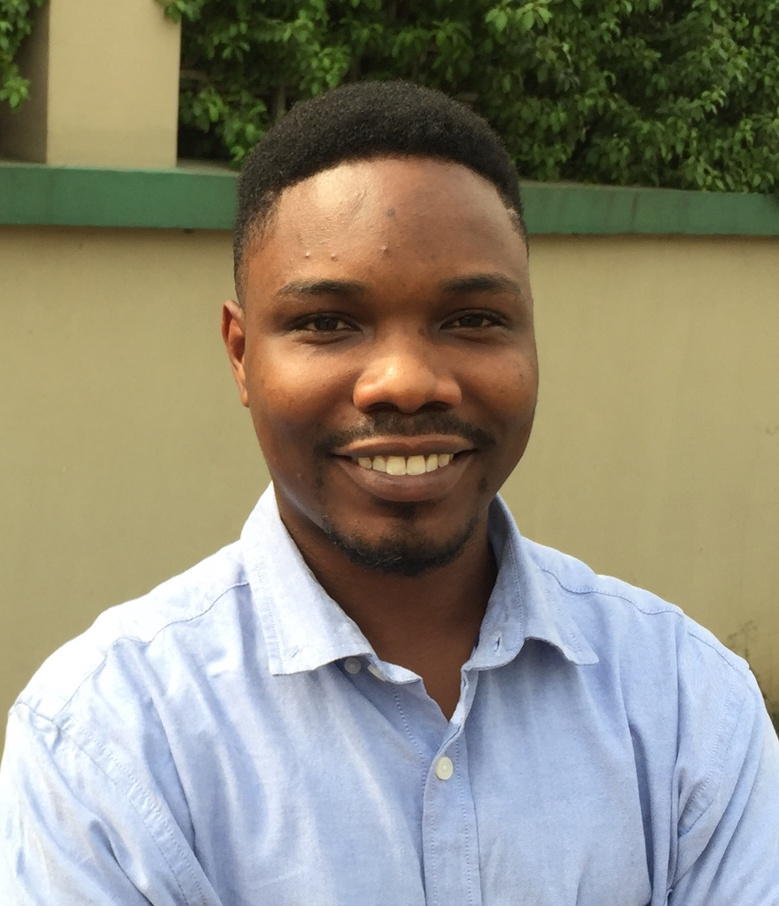
#> input picture files_cams_guis/IMG_0899.jpg, 779 x 906 px, shrunk from 1554 x 1807 before the run, found by its file name
$ python 1-PngToGrayPng.py
#> lines starting #> are read from the running program, lines starting #| are printed output that depends on the picture
import cv2

grayImage = cv2.imread('chapter02\IMG_0899.jpg', cv2.IMREAD_GRAYSCALE)
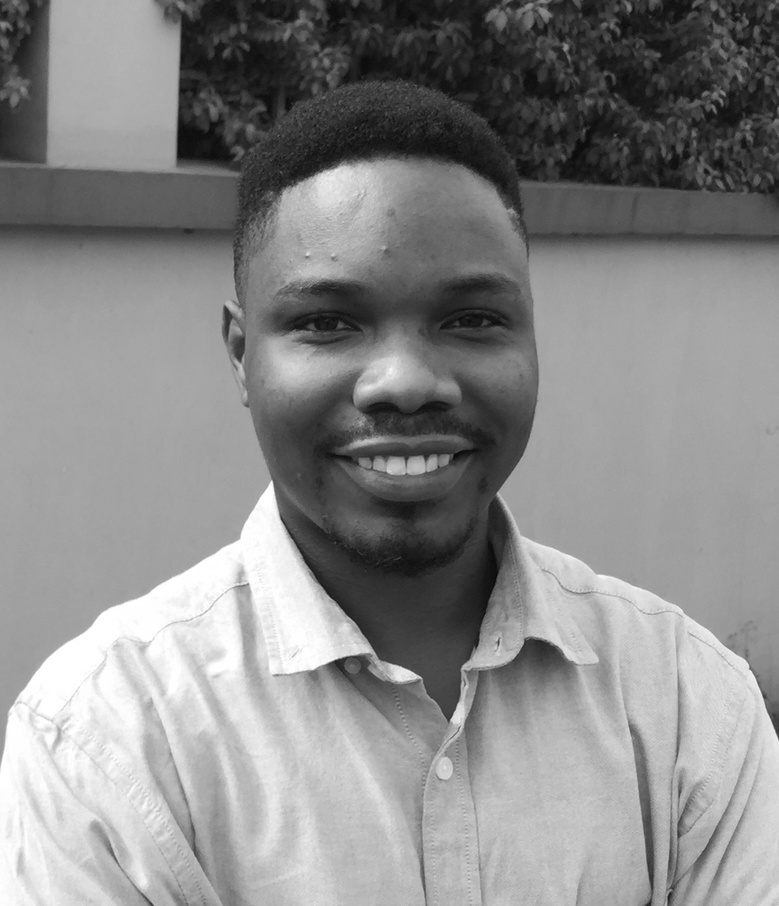
#> grayImage: shape (906, 779); min 4, max 255, mean 137.4
cv2.imwrite('chapter02\MyPicGray.jpg', grayImage)
print(grayImage.shape)
#| (906, 779)
cv2.imshow("Me", grayImage)
cv2.waitKey(0)
cv2.destroyAllWindows()
